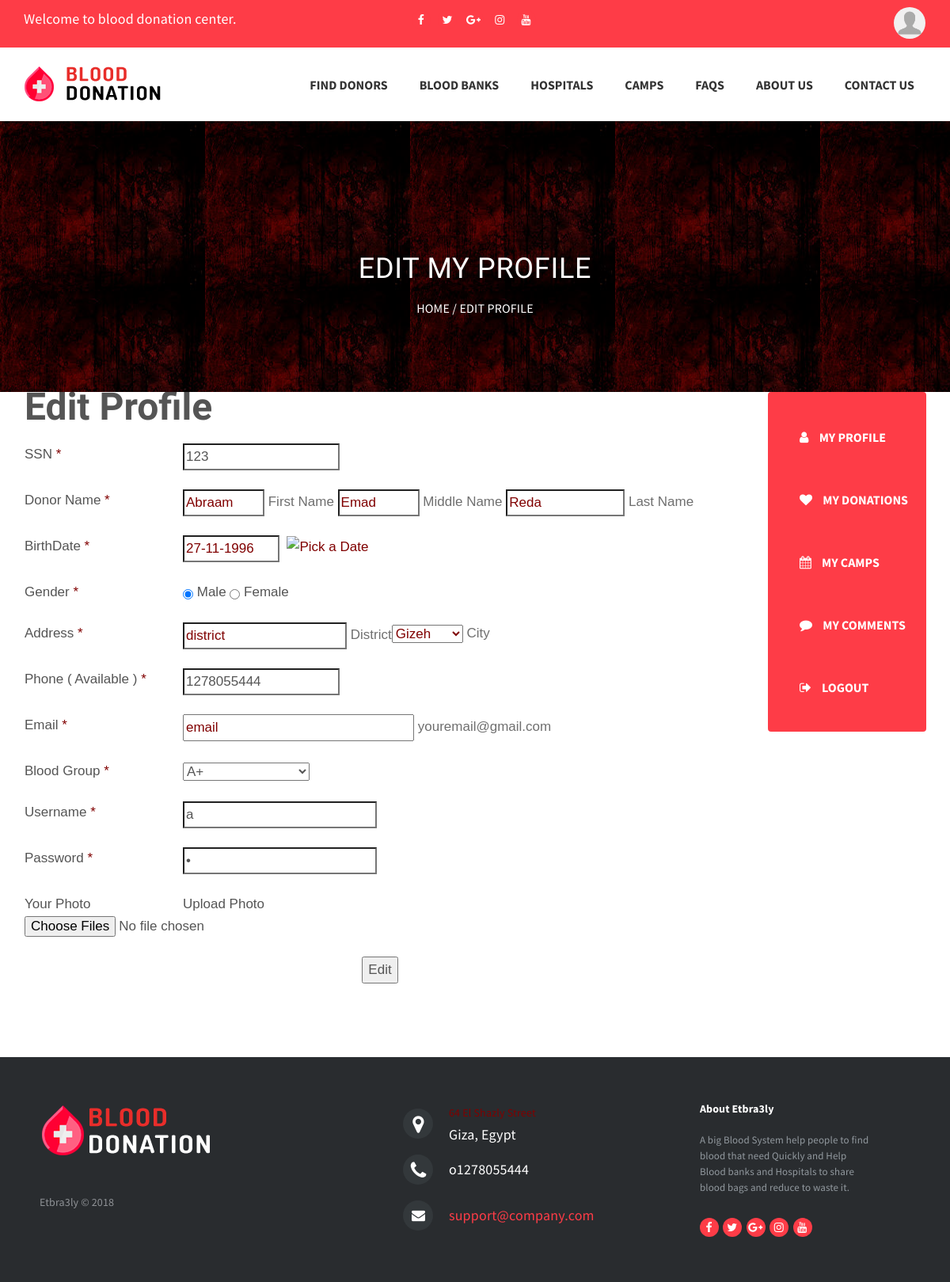
The page /APP/cpanel/DonorPages/DonorEditProfile.php (signed in) on the database its author committed.
### tables this page shows
CREATE TABLE `donor` (
  `donorID` int(10) NOT NULL,
  `SSN` int(20) NOT NULL,
  `firstName` varchar(15) NOT NULL,
  `middleName` varchar(15) NOT NULL,
  `lastName` varchar(15) NOT NULL,
  `dateOfBirth` varchar(20) NOT NULL,
  `gender` varchar(10) NOT NULL,
  `district` varchar(50) NOT NULL,
  `city` varchar(50) NOT NULL,
  `phoneNo` int(20) NOT NULL,
  `email` varchar(30) NOT NULL,
  `bloodGroup` varchar(10) NOT NULL,
  `photo` varchar(500) NOT NULL DEFAULT 'default_profile.jpg',
  `username` varchar(20) DEFAULT NULL,
  `password` varchar(50) DEFAULT NULL,
  `lastDonationDate` varchar(20) DEFAULT NULL,
  `bloodBankID` int(11) DEFAULT NULL
);

### APP/cpanel/DonorPages/DonorEditProfile.php (the view, shortened to what the rows shown need)
<?php
    require_once 'DonorSession.php';
    require_once '../../lib/donor.php';
    $loginDonor = Donor::retreiveDonorById($_SESSION['donorID']);
?>
<link href="https://cdn.jotfor.ms/static/formCss.css?3.3.6479" rel="stylesheet" type="text/css" />
<link type="text/css" media="print" rel="stylesheet" href="https://cdn.jotfor.ms/css/printForm.css?3.3.6479" />
<link type="text/css" rel="stylesheet" href="https://cdn.jotfor.ms/css/styles/nova.css?3.3.6479" />
<link type="text/css" rel="stylesheet" href="https://cdn.jotfor.ms/themes/CSS/566a91c2977cdfcd478b4567.css?themeRevisionID=59fb4852cf3bfe589c6c6f21"/>
        <section>
                <div class="container">
                            <div class="left-container-donor-account">
                                    <section>
                                            <form class="jotform-form" action="<?php echo $_SERVER['PHP_SELF'];?>" method="POST" enctype="multipart/form-data">
                                                <div class="form-all">
                                                      <ul class="form-section page-section">
                                                        <li id="cid_58" class="form-input-wide" data-type="control_head">
                                                              <div class="form-header-group ">
                                                                <div class="header-text httal htvam">
                                                                      <h2 id="header_58" class="form-header" data-component="header">
                                                                        Edit Profile
                                                                      </h2>
                                                                </div>
                                                              </div>
                                                        </li>
                                                        <li class="form-line jf-required" data-type="control_textbox" id="id_60">
                                                              <div id="cid_60" class="form-input jf-required">
                                                                  <input type="text" id="input_60" name="SSN" data-type="input-textbox" class="form-textbox validate[required, Numeric]" size="20" value="<?php echo $loginDonor['SSN'];?>" data-component="textbox" required="" />
                                                              </div>
                                                        </li>
                                                        <li class="form-line jf-required" data-type="control_fullname" id="id_56">
                                                              <div id="cid_56" class="form-input jf-required">
                                                                <div data-wrapper-react="true">
                                                                      <span class="form-sub-label-container" style="vertical-align:top">
                                                                        <input type="text" id="first_56" name="firstName" class="form-textbox validate[required]" size="10" value="<?php echo $loginDonor['firstName'];?>" data-component="first" required="" />
                                                                        <label class="form-sub-label" for="first_56" id="sublabel_first" style="min-height:13px"> First Name </label>
                                                                      </span>
                                                                      <span class="form-sub-label-container" style="vertical-align:top">
                                                                        <input type="text" id="middle_56" name="middleName" class="form-textbox" size="10" value="<?php echo $loginDonor['middleName'];?>" data-component="middle" required="" />
                                                                        <label class="form-sub-label" for="middle_56" id="sublabel_middle" style="min-height:13px"> Middle Name </label>
                                                                      </span>
                                                                      <span class="form-sub-label-container" style="vertical-align:top">
                                                                        <input type="text" id="last_56" name="lastName" class="form-textbox validate[required]" size="15" value="<?php echo $loginDonor['lastName'];?>" data-component="last" required="" />
                                                                        <label class="form-sub-label" for="last_56" id="sublabel_last" style="min-height:13px"> Last Name </label>
                                                                      </span>
                                                                </div>
                                                              </div>
                                                        </li>
                                                        <li class="form-line jf-required" data-type="control_datetime" id="id_61">
                                                              <div id="cid_61" class="form-input jf-required">
                                                                <div data-wrapper-react="true">
                                                                      <span class="form-sub-label-container" style="vertical-align:top">
                                                                        <input type="text" class="form-textbox validate[required, limitDate, validateLiteDate]" id="lite_mode_61" size="12" data-maxlength="12" data-age="" value="<?php echo $loginDonor['dateOfBirth'];?>" required="" data-format="ddmmyyyy" data-seperator="-" placeholder="dd-mm-yyyy" />
                                                                      </span>
                                                                </div>
                                                              </div>
                                                        </li>
                                                        <li class="form-line jf-required" data-type="control_radio" id="id_62">
                                                              <div id="cid_62" class="form-input jf-required">
                                                                <div class="form-single-column" data-component="radio">
                                                                      <span class="form-radio-item" style="clear:left">
                                                                          <input type="radio" class="form-radio validate[required]" id="input_62_0" name="gender" value="Male" required="" <?php if($loginDonor['gender'] == "Male") echo 'checked=""';?>/>
                                                                        <label id="label_input_62_0" for="input_62_0"> Male </label>
                                                                      </span>
                                                                      <span class="form-radio-item" style="clear:left">
                                                                        <input type="radio" class="form-radio validate[required]" id="input_62_1" name="gender" value="Female" required="" <?php if($loginDonor['gender'] == "Female") echo 'checked=""';?>/>
                                                                        <label id="label_input_62_1" for="input_62_1"> Female </label>
                                                                      </span>
                                                                </div>
                                                              </div>
                                                        </li>
                                                        <li class="form-line jf-required" data-type="control_address" id="id_63">
                                                              <div id="cid_63" class="form-input jf-required">
                                                                <table summary="" class="form-address-table" border="0" cellPadding="0" cellSpacing="0">
                                                                      <tbody>
                                                                        <tr>
                                                                              <td width="50%">
                                                                                <span class="form-sub-label-container" style="vertical-align:top">
                                                                                      <input type="text" id="input_63_city" name="district" class="form-textbox validate[required] form-address-city" size="21" value="<?php echo $loginDonor['district']?>" data-component="city" required="" />
                                                                                      <label class="form-sub-label" for="input_63_city" id="sublabel_63_city" style="min-height:13px"> District </label>
                                                                                </span>
                                                                              </td>
                                                                              <td>
                                                                                <span class="form-sub-label-container" style="vertical-align:top">
                                                                                      <select class="form-dropdown validate[required] form-address-state" name="city" id="input_63_state" data-component="state" required="">
                                                                                        <option selected="" value="<?php echo $loginDonor['city']?>"> <?php echo $loginDonor['city']?> </option>
                                                                                      </select>
                                                                                      <label class="form-sub-label" for="input_63_state" id="sublabel_63_state" style="min-height:13px"> City </label>
                                                                                </span>
                                                                              </td>
                                                                        </tr>
                                                                      </tbody>
                                                                </table>
                                                              </div>
                                                        </li>
                                                        <li class="form-line jf-required" data-type="control_textbox" id="id_64">
                                                              <div id="cid_64" class="form-input jf-required">
                                                                <input type="text" id="input_64" name="phoneNo" data-type="input-textbox" class="form-textbox validate[required, Numeric]" size="20" value="<?php echo $loginDonor['phoneNo']?>" data-component="textbox" required="" />
                                                              </div>
                                                        </li>
                                                        <li class="form-line jf-required" data-type="control_email" id="id_59">
                                                              <div id="cid_59" class="form-input jf-required">
                                                                <span class="form-sub-label-container" style="vertical-align:top">
                                                                      <input type="email" id="input_59" name="email" class="form-textbox validate[required, Email]" size="30" value="<?php echo $loginDonor['email']?>" data-component="email" required="" />
                                                                      <label class="form-sub-label" for="input_59" style="min-height:13px"> youremail@gmail.com </label>
                                                                </span>
                                                              </div>
                                                        </li>
                                                        <li class="form-line jf-required" data-type="control_dropdown" id="id_65">
                                                              <div id="cid_65" class="form-input jf-required">
                                                                <select class="form-dropdown validate[required]" id="input_65" name="bloodGroup" style="width:160px" data-component="dropdown" required="">
                                                                      <option value="<?php echo $loginDonor['bloodGroup']?>"> <?php echo $loginDonor['bloodGroup']?> </option>
                                                                </select>
                                                              </div>
                                                        </li>
                                                        <li class="form-line jf-required" data-type="control_textbox" id="id_68">
                                                              <div id="cid_68" class="form-input jf-required">
                                                                <input type="text" id="input_68" name="username" data-type="input-textbox" class="form-textbox validate[required]" size="25" value="<?php echo $loginDonor['username']?>" data-component="textbox" required="" />
                                                              </div>
                                                        </li>
                                                        <li class="form-line jf-required" data-type="control_textbox" id="id_23">
                                                              <div id="cid_23" class="form-input jf-required">
                                                                  <input type="password" id="input_23" name="password" data-type="input-textbox" class="form-textbox validate[required]" size="25" value="<?php echo $loginDonor['password']?>" data-component="textbox" required="" />
                                                              </div>
                                                        </li>
                                                      </ul>
                                                </div>
                                              </form>
                                    </section>
                            </div>
			</div>
		</section>

### rows shown on the page
donor: SSN "123", firstName "Abraam", middleName "Emad", lastName "Reda", dateOfBirth "27-11-1996", gender "☑ Male", gender "☐ Female", district "district", city "Gizeh", phoneNo "1278055444", email "email", bloodGroup "A+", username "a"
